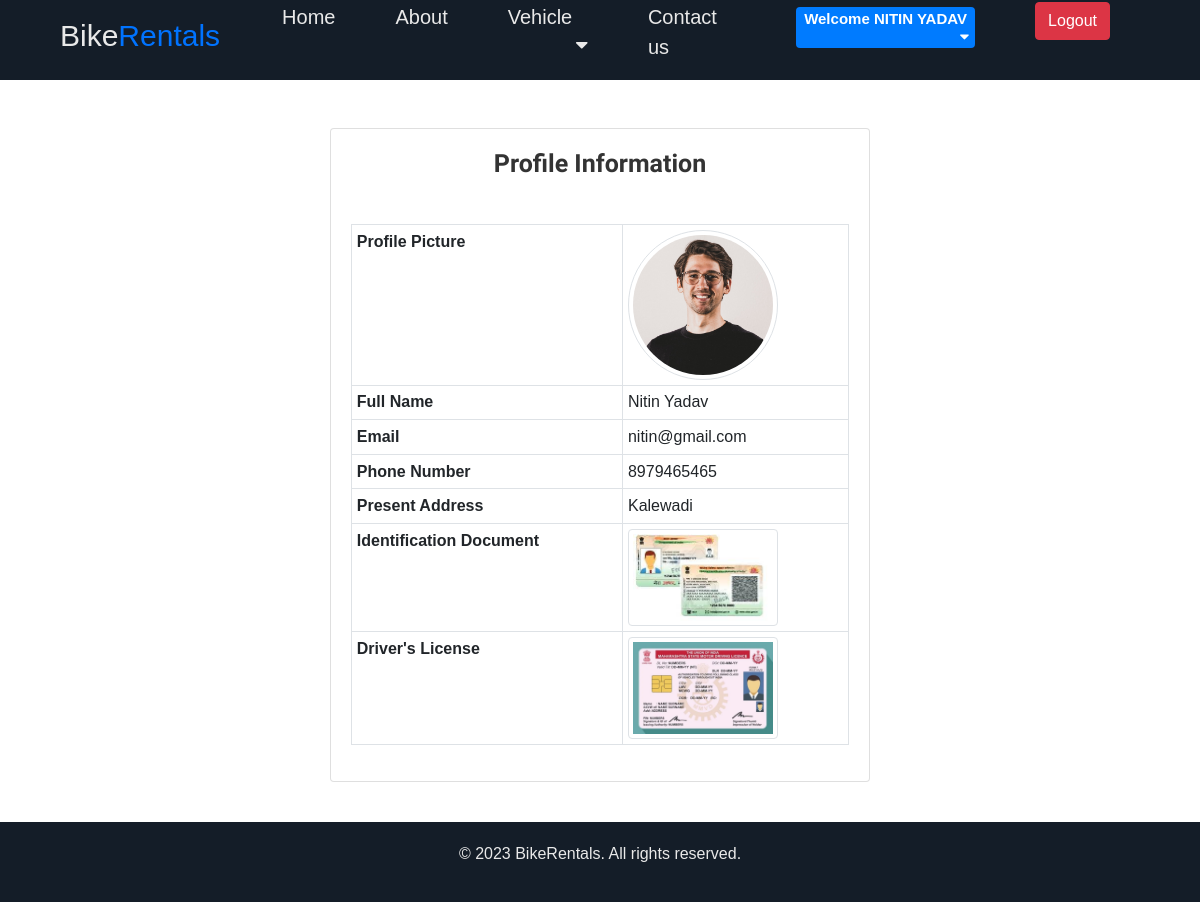
Page /pro.php (signed in) on the committed database.
### tables this page shows
CREATE TABLE `users` (
  `id` int(11) NOT NULL,
  `name` varchar(100) NOT NULL,
  `email` varchar(100) NOT NULL,
  `phone` varchar(20) NOT NULL,
  `password` varchar(255) NOT NULL,
  `address` varchar(255) DEFAULT NULL,
  `profile_picture` varchar(255) DEFAULT NULL,
  `identification` varchar(255) DEFAULT NULL,
  `license` varchar(255) DEFAULT NULL,
  `status` enum('approved','pending','rejected') NOT NULL DEFAULT 'pending'
);

### pro.php (the view, shortened to what this page needs)
<?php
$servername = "localhost";
$username = "root";
$dbpassword = "";
$dbname = "bike";
$conn = new PDO("mysql:host=$servername;dbname=$dbname", $username, $dbpassword);
  $user_id = $_SESSION['user_id'];
  $stmt = $conn->prepare("SELECT * FROM users WHERE id = :user_id");
$stmt->bindParam(':user_id', $user_id);
$stmt->execute();
  $result = $stmt->fetchAll(PDO::FETCH_ASSOC);
?>
<!DOCTYPE html>
<html lang="en">
<head>
  <link rel="stylesheet" href="https://cdnjs.cloudflare.com/ajax/libs/font-awesome/5.15.1/css/all.min.css" />
  <link href="https://cdn.jsdelivr.net/npm/bootstrap@5.3.0/dist/css/bootstrap.min.css" rel="stylesheet">
  <link href="https://getbootstrap.com/docs/5.3/assets/css/docs.css" rel="stylesheet">
  <link rel="stylesheet" href="https://stackpath.bootstrapcdn.com/bootstrap/4.3.1/css/bootstrap.min.css">
  <link rel="stylesheet" href="style.css" />
</head>
<body>
  <div class="menu-bar">
    <h1 class="logo">Bike<span>Rentals</span></h1>
    <ul>
      <li><a href="index.php">Home</a></li>
      <li><a href="#">About</a></li>
      <li>
        <a href="#">Vehicle <i class="fas fa-caret-down"></i></a>
      </li>
      <li><a href="#">Contact us</a></li>
      <?php if (isset($_SESSION['loggedin']) && $_SESSION['loggedin']) { ?>
        <li><a href="#"><span>
              <div class="badge bg-primary text-wrap" style=""> Welcome
                <?php echo isset($_SESSION['name']) ? strtoupper($_SESSION['name']) : ''; ?>
                <i class="fas fa-caret-down"></i>
              </div>
            </span></a>
        </li>
        <li><a href="logout.php"><button type="button" class="btn btn-danger">Logout</button></a></li>
      <?php } else { ?>
        <li><a href="login.php">Login / Register</a></li>
      <?php } ?>
    </ul>
  </div>
  <div class="hero">
    <main>
      <div class="container mt-5">
        <div class="row justify-content-center">
          <div class="col-md-6">
            <?php foreach ($result as $userData) {?>
              <div class="card mb-3">
                <div class="card-body profile-card-body">
                  <h4 class="card-title text-center profile-title">Profile Information</h4>
                  <table class="table table-bordered table-sm">
                    <tbody>
                      <tr>
                        <th scope="row">Profile Picture</th>
                        <td>
                          <?php if (!empty($userData['profile_picture'])): ?>
                            <a href="#" data-toggle="modal" data-target="#profileModal<?php echo $userData['id']; ?>">
                              <img src="uploads/profile/<?php echo $userData['profile_picture']; ?>" alt="Profile Picture"
                                class="img-thumbnail rounded-circle" style="max-width: 150px;">
                            </a>
                          <?php else: ?>
                            No Profile Picture available
                          <?php endif; ?>
                        </td>
                      </tr>
                      <tr>
                        <th scope="row">Full Name</th>
                        <td>
                          <?php echo $userData['name']; ?>
                        </td>
                      </tr>
                      <tr>
                        <th scope="row">Email</th>
                        <td>
                          <?php echo $userData['email']; ?>
                        </td>
                      </tr>
                      <tr>
                        <th scope="row">Phone Number</th>
                        <td>
                          <?php echo $userData['phone']; ?>
                        </td>
                      </tr>
                      <tr>
                        <th scope="row">Present Address</th>
                        <td>
                          <?php echo $userData['address']; ?>
                        </td>
                      </tr>
                      <tr>
                        <th scope="row">Identification Document</th>
                        <td>
                          <?php if (!empty($userData['identification'])): ?>
                            <a href="#" data-toggle="modal"
                              data-target="#identificationModal<?php echo $userData['id']; ?>">
                              <img src="uploads/identification/<?php echo $userData['identification']; ?>"
                                alt="Identification Document" class="img-thumbnail" style="max-width: 150px;">
                            </a>
                          <?php else: ?>
                            No Identification Document available
                          <?php endif; ?>
                        </td>
                      </tr>
                      <tr>
                        <th scope="row">Driver's License</th>
                        <td>
                          <?php if (!empty($userData['license'])): ?>
                            <a href="#" data-toggle="modal" data-target="#licenseModal<?php echo $userData['id']; ?>">
                              <img src="uploads/license/<?php echo $userData['license']; ?>" alt="Driver's License"
                                class="img-thumbnail" style="max-width: 150px;">
                            </a>
                          <?php else: ?>
                            No Driver's License available
                          <?php endif; ?>
                        </td>
                      </tr>
                    </tbody>
                  </table>
                </div>
              </div>
            <?php }; ?>
          </div>
        </div>
      </div>
    </main>
  </div>
  <footer>
    <div class="footer-content">
      <p>&copy; 2023 BikeRentals. All rights reserved.</p>
    </div>
  </footer>
</body>
</html>

### style.css (style rules this page uses)
:root { --color-primary: #0073ff; --color-white: #e9e9e9; --color-black: #141d28; --color-black-1: #212b38; }
* { margin: 0; padding: 0; box-sizing: border-box; }
body { font-family: sans-serif; }
.logo { color: var(--color-white); font-size: 30px; }
.logo span { color: var(--color-primary); }
.menu-bar { background-color: var(--color-black); height: 80px; width: 100%; display: flex; justify-content: space-between; align-items: center; padding: 0 5%; position: relative; }
.menu-bar ul { list-style: none; display: flex; }
.menu-bar ul li { padding: 10px 30px; position: relative; }
.menu-bar ul li a { font-size: 20px; color: var(--color-white); text-decoration: none; transition: all 0.3s; }
.fas { float: right; margin-left: 10px; padding-top: 3px; }
footer { background-color: var(--color-black); color: var(--color-white); padding: 20px; text-align: center; }
.footer-content { max-width: 800px; margin: 0 auto; }
.card-title { font-family: 'Geologica', sans-serif; font-size: 25px; font-weight: bold; color: #333; }
.card-title, .price { display: inline; font-weight: bold; }

### pro.php (style rules this page uses)
.profile-card-body { display: flex; flex-direction: column; align-items: center; justify-content: center; height: 100%; }
.profile-title { text-align: center; }

### rows in the picture
users: profile_picture (picture), name "Nitin Yadav", email "nitin@gmail.com", phone "8979465465", address "Kalewadi", identification (picture), license (picture)

### other values in the picture
$_SESSION['name'] "NITIN YADAV"
